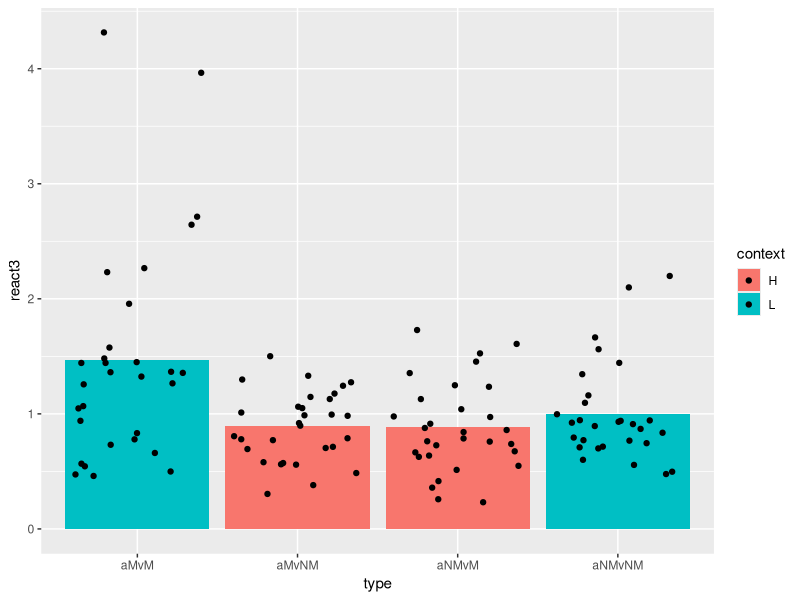
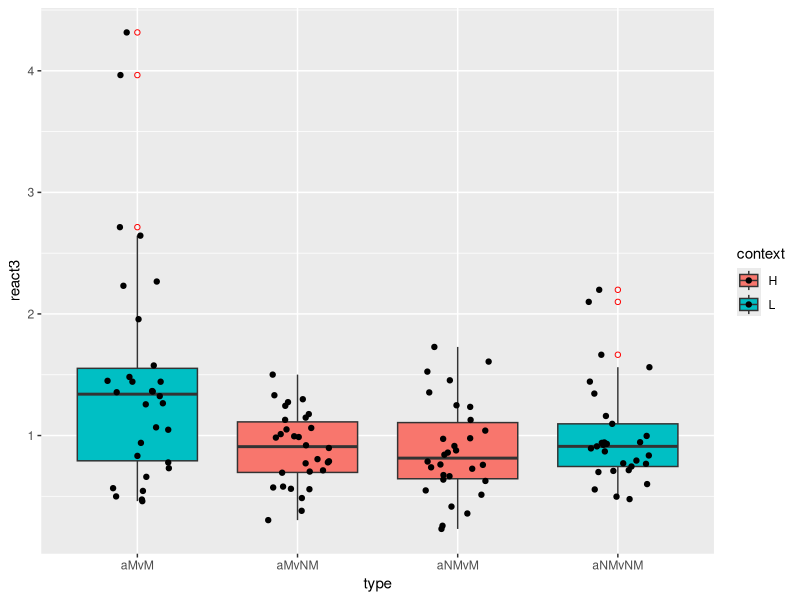
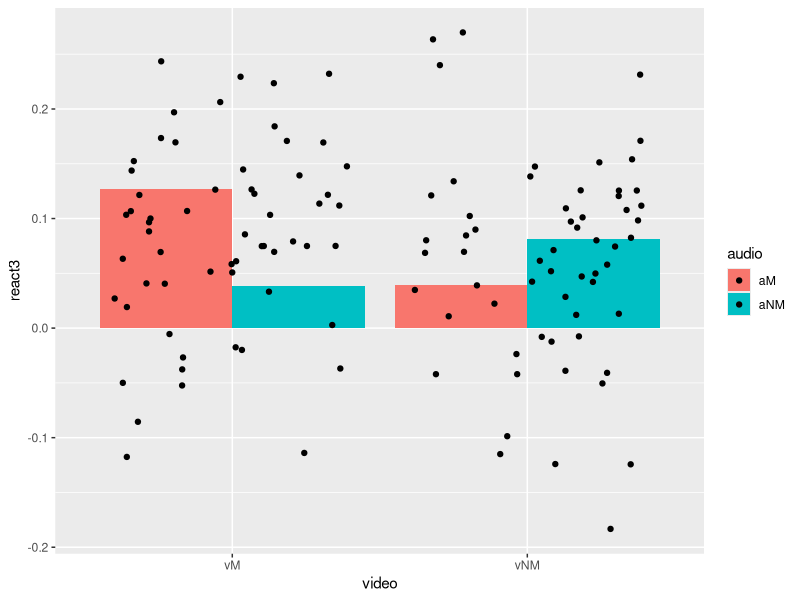
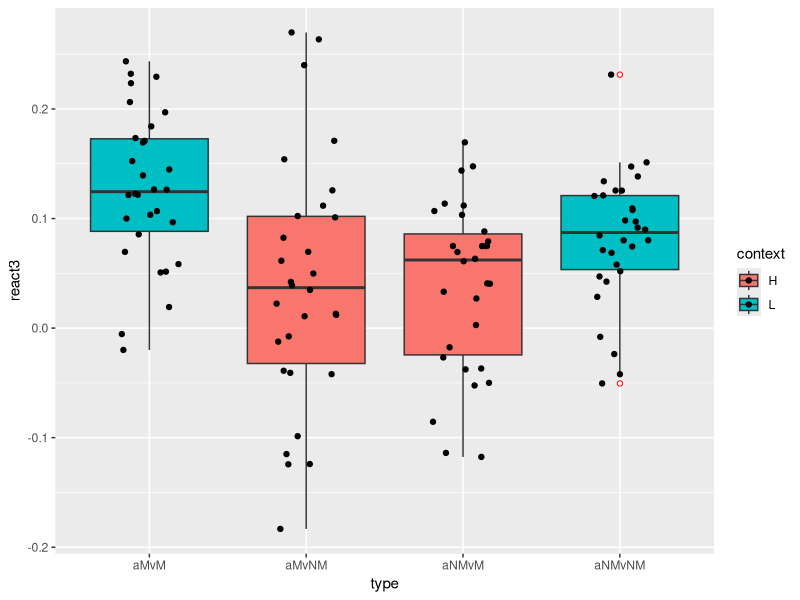
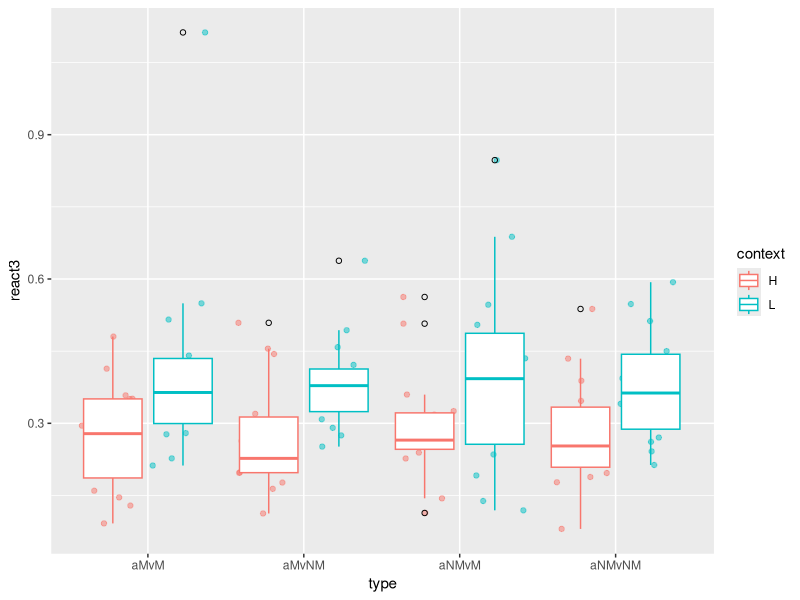
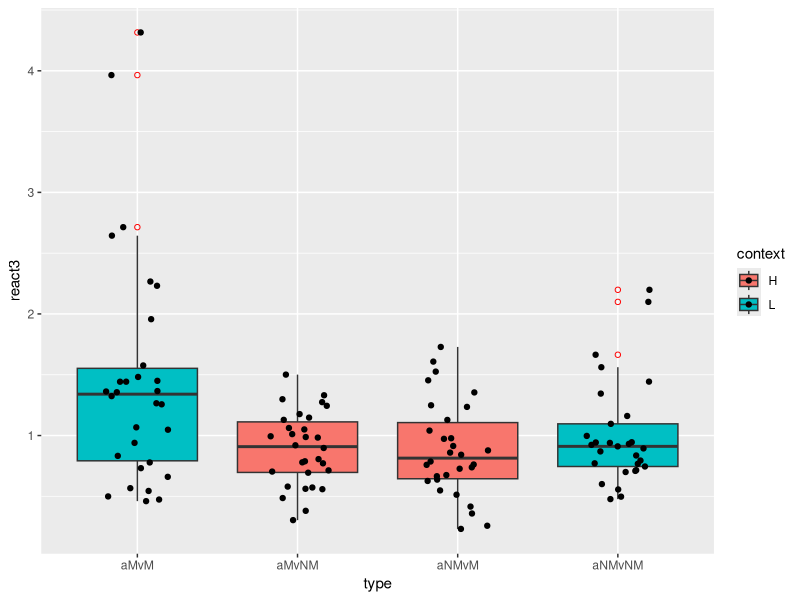
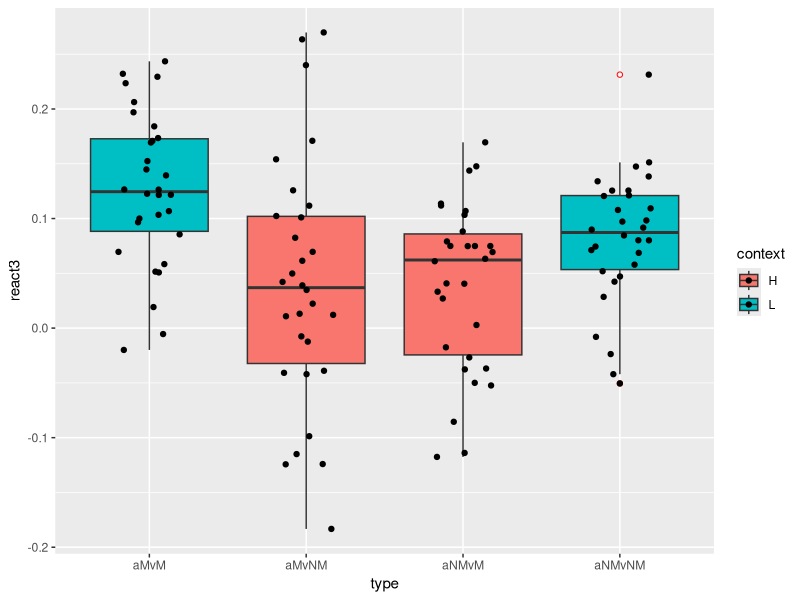
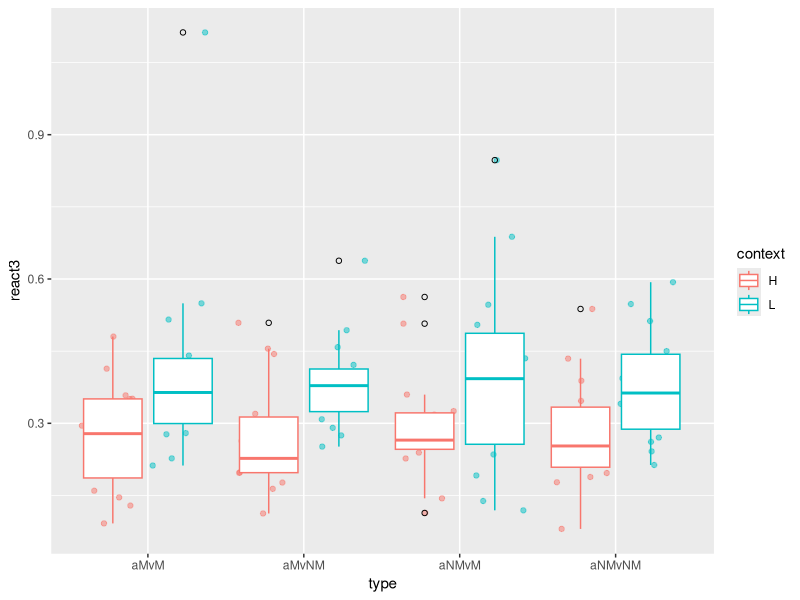

The R script that drew these images, in order:
## ---- chunk 1
# Please change this configuration
require("knitr")
opts_knit$set(root.dir = "/Users/kechun/Documents/GitHub/PerMaSC/data")
## ---- chunk 2
library(tidyr)
library(dplyr)
library(ggplot2)
library(stringr)
stimulim <- read.csv("data/stimulim.csv",header = T)
## ---- chunk 3
clean <- function(data){
  data <- data %>%
    pivot_wider(
    id_cols = sentence,
    names_from = label,
    values_from = time,
  ) %>%
  separate(sentence, into = c('number','audio','video'), sep = "(a|v)(?=M|NM)") %>%
  mutate(
    dur = r-b,
    audio = paste0("a",audio),
    video = paste0("v",video),
    sentence_label = paste(number, audio, sep="_")
  )
 data <- data %>%
   left_join(stimulim) %>%
  select(number, audio, video, sentence_label, r, dur, length1, length2, length3) %>%
  mutate(
    react1 = dur - length1,
    react2 = dur - length2,
    react3 = dur - length3,
    type = paste0(audio,video),
    context = str_sub(number,-1,-1)
  )  %>%
  filter(!(number== "101L" & type == "aMvM")) %>%
  filter(!(number== "48L" & type == "aNMvM")) %>%
  filter(!(number== "44L" & type == "aNMvNM")) %>%
  filter(!(number== "45H" & type == "aMvNM")) %>%
  filter(!(number== "13H" & type == "aMvM")) %>%
  filter(!(number== "102L" & type == "aNMvM")) %>%
  filter(!(number== "55H" & type == "aNMvNM")) %>%
  filter(!(number== "52H" & type == "aMvNM"))
}
clean2 <- function(data){
  data <- data %>%
    pivot_wider(
    id_cols = sentence,
    names_from = label,
    values_from = time,
  ) %>%
  mutate(
    sentence = str_sub(sentence,10,-1)
  )%>%
  separate(sentence, into = c('number','audio','video'), sep = "(a|v)(?=M|NM)") %>%
  mutate(
    dur = r-b,
    audio = paste0("a",audio),
    video = paste0("v",video),
    sentence_label = paste(number, audio, sep="_")
  )
 data <- data %>%
   left_join(stimulim) %>%
  select(number, audio, video, sentence_label, r, dur, length1, length2, length3) %>%
  mutate(
    react1 = dur - length1,
    react2 = dur - length2,
    react3 = dur - length3,
    type = paste0(audio,video),
    context = str_sub(number,-1,-1)
  )  %>%
  filter(!(number== "101L" & type == "aMvM")) %>%
  filter(!(number== "48L" & type == "aNMvM")) %>%
  filter(!(number== "44L" & type == "aNMvNM")) %>%
  filter(!(number== "45H" & type == "aMvNM")) %>%
  filter(!(number== "13H" & type == "aMvM")) %>%
  filter(!(number== "102L" & type == "aNMvM")) %>%
  filter(!(number== "55H" & type == "aNMvNM")) %>%
  filter(!(number== "52H" & type == "aMvNM"))
}
nooutlier <- function(x){
  x[!x %in% boxplot.stats(x)$out]
}
## ---- chunk 4
c1 <- read.delim("data/Abby.txt",header = T,sep = "\t")
c1 <- clean(c1)
write.table
## ---- chunk 5
# raw data


c1 %>%
  ggplot(aes(x=type, y=react3, fill = context)) +
  geom_bar(position = "dodge", stat = "summary") + 
  geom_jitter()

c1 %>%
  ggplot(aes(x=type, y=react3, fill = context)) +
  geom_boxplot(outlier.colour = "red", outlier.shape = 1) + 
  geom_jitter(width = 0.2)
ggsave("figure/c1.png")
# remove outliers
## ---- chunk 6
a1 <- read.delim("data/a1.txt",header = T,sep = "\t")
a1 <- clean(a1)

a1 %>%
  ggplot(aes(x=video, y=react3, fill = audio)) +
  geom_bar(position = "dodge", stat = "summary") + 
  geom_jitter()


a1 %>%
  ggplot(aes(x=type, y=react3, fill = context)) +
  geom_boxplot(outlier.colour = "red", outlier.shape = 1) + 
  geom_jitter(width = 0.2)
ggsave("figure/a1.png")
## ---- chunk 7
a25 <- read.delim("data/210719_a25measure.txt",header = T,sep = "\t")

a25 <- clean2(a25)


a25 %>%
  ggplot(aes(x=type, y=react3)) +
  geom_point(aes(colour = context),position = position_jitterdodge(dodge.width = 0.9),alpha = 0.5)+
  geom_boxplot(aes(colour = context), outlier.colour = "black", outlier.shape = 1, position = position_dodge(width=0.9))

ggsave("figure/a25.png")
